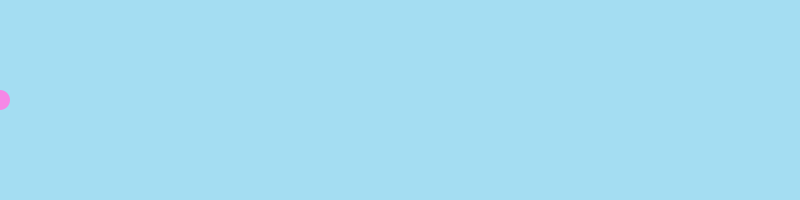
Frame 1 (no input)
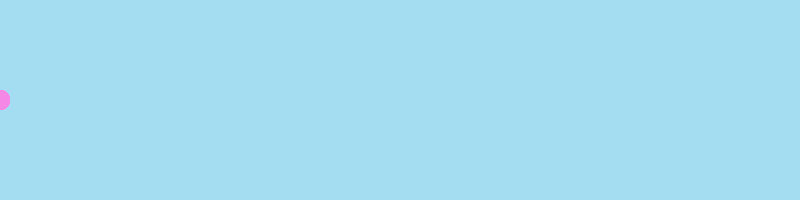
Frame 60 (the mouse pressed at the canvas centre just before this capture)
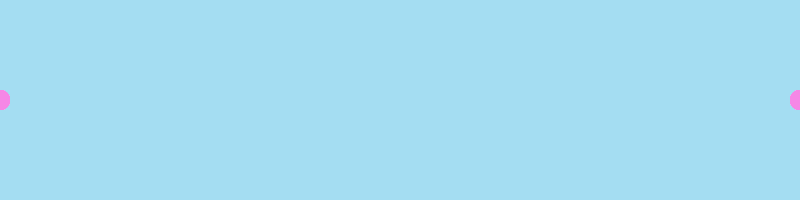
Frame 120 (the mouse held since frame 60 and released just before this capture)

The Processing sketch that drew these frames (run headless with seeded random() and noise(); from frame 60 on, the mouse is pressed at the canvas centre):

// Processing sketch: sketch_190215a
// ── sketch_190215a.pde
void setup() {

  background(164,221,242);
    size(800, 200);
}

void draw() {
  int c = 0;
  fill(245,135,230);
  noStroke();
  ellipse(c,100,20,20);
  
  if(mousePressed) {
    int i = 0;
    
    ellipse(c+800, 100, 20, 20);
    
  }
}
